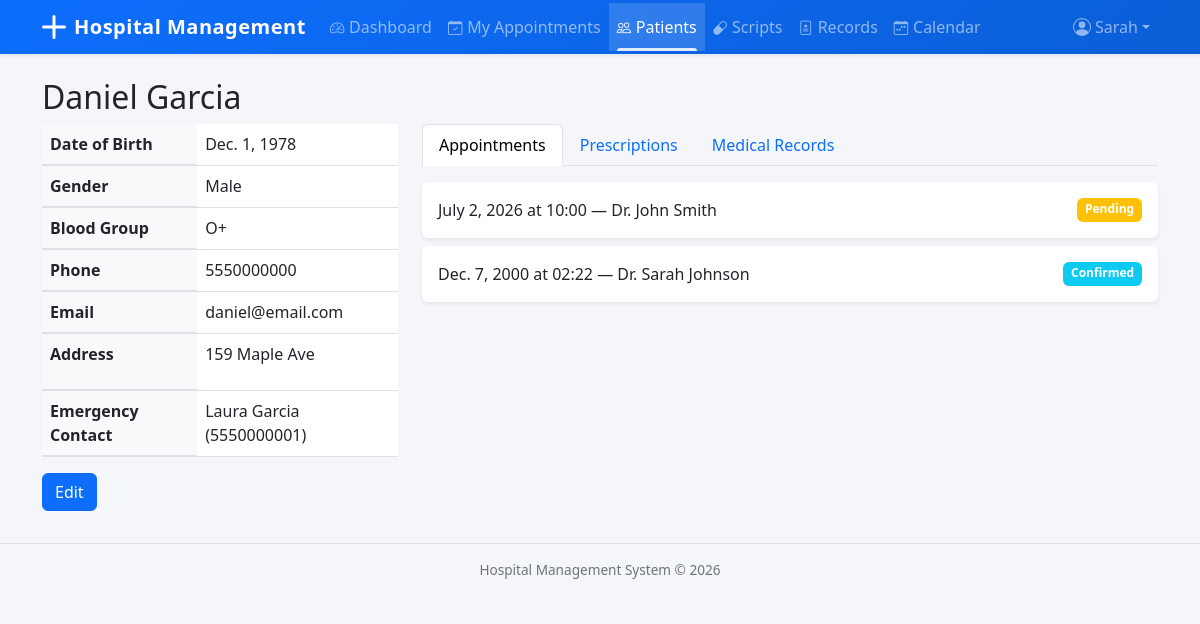
The app's page /patients/10/ (signed in) with its own data.
### accounts/models.py (models this page shows, shortened)
class User(AbstractUser):
    class Role(models.TextChoices):
        ADMIN = 'Admin', 'Admin'
        DOCTOR = 'Doctor', 'Doctor'
        RECEPTIONIST = 'Receptionist', 'Receptionist'
    role = models.CharField(max_length=20, choices=Role.choices, default=Role.RECEPTIONIST)
    phone_number = models.CharField(max_length=15, blank=True)

### patients/models.py (models this page shows)
class Patient(models.Model):
    class Gender(models.TextChoices):
        MALE = 'Male', 'Male'
        FEMALE = 'Female', 'Female'
        OTHER = 'Other', 'Other'
    class BloodGroup(models.TextChoices):
        A_POS = 'A+', 'A+'
        A_NEG = 'A-', 'A-'
        B_POS = 'B+', 'B+'
        B_NEG = 'B-', 'B-'
        AB_POS = 'AB+', 'AB+'
        AB_NEG = 'AB-', 'AB-'
        O_POS = 'O+', 'O+'
        O_NEG = 'O-', 'O-'
    first_name = models.CharField(max_length=50)
    last_name = models.CharField(max_length=50)
    date_of_birth = models.DateField()
    gender = models.CharField(max_length=10, choices=Gender.choices)
    blood_group = models.CharField(max_length=5, choices=BloodGroup.choices, blank=True)
    phone_number = models.CharField(max_length=15)
    email = models.EmailField(blank=True)
    address = models.TextField(blank=True)
    emergency_contact_name = models.CharField(max_length=100, blank=True)
    emergency_contact_phone = models.CharField(max_length=15, blank=True)
    registered_date = models.DateTimeField(auto_now_add=True)
    class Meta:
        ordering = ['first_name', 'last_name']
    def __str__(self):
        return f"{self.first_name} {self.last_name}"

### appointments/models.py (models this page shows, shortened)
class Appointment(models.Model):
    class Status(models.TextChoices):
        PENDING = 'Pending', 'Pending'
        CONFIRMED = 'Confirmed', 'Confirmed'
        COMPLETED = 'Completed', 'Completed'
        CANCELLED = 'Cancelled', 'Cancelled'
    patient = models.ForeignKey(
        'patients.Patient', on_delete=models.CASCADE, related_name='appointments'
    )
    doctor = models.ForeignKey(
        'doctors.Doctor', on_delete=models.SET_NULL, null=True, related_name='appointments'
    )
    department = models.ForeignKey(
        'departments.Department', on_delete=models.SET_NULL, null=True
    )
    appointment_date = models.DateField()
    appointment_time = models.TimeField()
    status = models.CharField(max_length=20, choices=Status.choices, default=Status.PENDING)
    reason_for_visit = models.TextField(blank=True)
    notes = models.TextField(blank=True)
    created_at = models.DateTimeField(auto_now_add=True)
    class Meta:
        ordering = ['-appointment_date', '-appointment_time']

### doctors/models.py (models this page shows)
class Doctor(models.Model):
    user = models.OneToOneField(settings.AUTH_USER_MODEL, on_delete=models.CASCADE)
    department = models.ForeignKey(
        'departments.Department', on_delete=models.SET_NULL,
        null=True, blank=True, related_name='doctors'
    )
    specialization = models.CharField(max_length=100)
    qualification = models.CharField(max_length=200)
    experience_years = models.PositiveIntegerField(default=0)
    consultation_fee = models.DecimalField(max_digits=10, decimal_places=2, default=0)
    available_days = models.CharField(
        max_length=100,
        help_text="Comma-separated days (e.g., Monday,Tuesday,Wednesday)"
    )
    available_time_start = models.TimeField(null=True, blank=True)
    available_time_end = models.TimeField(null=True, blank=True)
    is_active = models.BooleanField(default=True)
    class Meta:
        ordering = ['id']
    def __str__(self):
        return f"Dr. {self.user.get_full_name() or self.user.username}"

### patients/views.py (the view)
# urls.py: path('<int:pk>/', views.PatientDetailView.as_view(), name='patient_detail'),
class PatientDetailView(LoginRequiredMixin, DetailView):
    model = Patient
    template_name = 'patients/patient_detail.html'
    context_object_name = 'patient'
    def get_context_data(self, **kwargs):
        context = super().get_context_data(**kwargs)
        patient = self.get_object()
        context['appointments'] = Appointment.objects.filter(patient=patient)
        context['prescriptions'] = Prescription.objects.filter(patient=patient)
        context['medical_records'] = MedicalRecord.objects.filter(patient=patient)
        return context

### templates/patients/patient_detail.html (shortened to what this page needs)
{% extends 'base.html' %}
{% block content %}
<h2>{{ patient.first_name }} {{ patient.last_name }}</h2>
<div class="row">
    <div class="col-md-4">
        <table class="table">
            <tr><th>Date of Birth</th><td>{{ patient.date_of_birth }}</td></tr>
            <tr><th>Gender</th><td>{{ patient.gender }}</td></tr>
            <tr><th>Blood Group</th><td>{{ patient.blood_group|default:"—" }}</td></tr>
            <tr><th>Phone</th><td>{{ patient.phone_number }}</td></tr>
            <tr><th>Email</th><td>{{ patient.email|default:"—" }}</td></tr>
            <tr><th>Address</th><td>{{ patient.address|default:"—"|linebreaks }}</td></tr>
            <tr><th>Emergency Contact</th><td>{{ patient.emergency_contact_name|default:"—" }} ({{ patient.emergency_contact_phone|default:"—" }})</td></tr>
        </table>
        <a href="{% url 'patient_update' patient.pk %}" class="btn btn-primary">Edit</a>
    </div>
    <div class="col-md-8">
        <ul class="nav nav-tabs" id="patientTabs">
            <li class="nav-item"><a class="nav-link active" href="#appointments" data-bs-toggle="tab">Appointments</a></li>
            <li class="nav-item"><a class="nav-link" href="#prescriptions" data-bs-toggle="tab">Prescriptions</a></li>
            <li class="nav-item"><a class="nav-link" href="#records" data-bs-toggle="tab">Medical Records</a></li>
        </ul>
        <div class="tab-content mt-3">
            <div class="tab-pane active" id="appointments">
                {% for apt in appointments %}
                <div class="card mb-2">
                    <div class="card-body d-flex justify-content-between">
                        <span>{{ apt.appointment_date }} at {{ apt.appointment_time|time:"H:i" }} — {{ apt.doctor }}</span>
                        <span class="badge bg-{% if apt.status == 'Completed' %}success{% elif apt.status == 'Cancelled' %}danger{% elif apt.status == 'Confirmed' %}info{% else %}warning{% endif %}">{{ apt.status }}</span>
                    </div>
                </div>
                {% empty %}
                <p class="text-muted">No appointments.</p>
                {% endfor %}
            </div>
        </div>
    </div>
</div>
{% endblock %}

### templates/base.html (shortened to what this page needs)
<!DOCTYPE html>
<html lang="en">
<head>
    <link href="https://cdn.jsdelivr.net/npm/bootstrap@5.3.0/dist/css/bootstrap.min.css" rel="stylesheet">
    <link rel="stylesheet" href="https://cdn.jsdelivr.net/npm/bootstrap-icons@1.11.3/font/bootstrap-icons.min.css">
</head>
<body>
    <nav class="navbar navbar-expand-lg navbar-dark bg-primary shadow-sm">
        <div class="container">
            <a class="navbar-brand d-flex align-items-center" href="{% url 'dashboard_redirect' %}">
                <svg xmlns="http://www.w3.org/2000/svg" width="24" height="24" fill="currentColor" class="me-2" viewBox="0 0 16 16">
                    <path d="M8 0a1 1 0 0 1 1 1v6h6a1 1 0 1 1 0 2H9v6a1 1 0 1 1-2 0V9H1a1 1 0 0 1 0-2h6V1a1 1 0 0 1 1-1z"/>
                </svg>
                <span class="d-none d-sm-inline">Hospital Management</span><span class="d-sm-none">HMS</span>
            </a>
            <div class="collapse navbar-collapse" id="navbarNav">
                {% if user.is_authenticated %}
                <ul class="navbar-nav me-auto">
                    {% if user.role == 'Admin' %}
                    <li class="nav-item"><a class="nav-link{% if request.resolver_match.url_name == 'admin_dashboard' %} active{% endif %}" href="{% url 'admin_dashboard' %}"><i class="bi bi-speedometer2 nav-icon"></i>Dashboard</a></li>
                    <li class="nav-item"><a class="nav-link{% if request.resolver_match.url_name == 'department_list' %} active{% endif %}" href="{% url 'department_list' %}"><i class="bi bi-building nav-icon"></i>Departments</a></li>
                    <li class="nav-item"><a class="nav-link{% if 'doctor' in request.resolver_match.url_name %} active{% endif %}" href="{% url 'doctor_list' %}"><i class="bi bi-person-badge nav-icon"></i>Doctors</a></li>
                    <li class="nav-item"><a class="nav-link{% if 'patient' in request.resolver_match.url_name %} active{% endif %}" href="{% url 'patient_list' %}"><i class="bi bi-people nav-icon"></i>Patients</a></li>
                    <li class="nav-item"><a class="nav-link{% if 'appointment' in request.resolver_match.url_name %} active{% endif %}" href="{% url 'appointment_list' %}"><i class="bi bi-calendar-check nav-icon"></i>Appointments</a></li>
                    <li class="nav-item"><a class="nav-link{% if 'prescription' in request.resolver_match.url_name %} active{% endif %}" href="{% url 'prescription_list' %}"><i class="bi bi-capsule nav-icon"></i>Prescriptions</a></li>
                    <li class="nav-item"><a class="nav-link{% if 'record' in request.resolver_match.url_name %} active{% endif %}" href="{% url 'medical_record_list' %}"><i class="bi bi-file-medical nav-icon"></i>Records</a></li>
                    <li class="nav-item"><a class="nav-link{% if 'report' in request.resolver_match.url_name %} active{% endif %}" href="{% url 'patient_report' %}"><i class="bi bi-graph-up nav-icon"></i>Reports</a></li>
                    <li class="nav-item"><a class="nav-link{% if 'calendar' in request.resolver_match.url_name %} active{% endif %}" href="{% url 'doctor_calendar' %}"><i class="bi bi-calendar-week nav-icon"></i>Calendar</a></li>
                    {% elif user.role == 'Doctor' %}
                    <li class="nav-item"><a class="nav-link{% if request.resolver_match.url_name == 'doctor_dashboard' %} active{% endif %}" href="{% url 'doctor_dashboard' %}"><i class="bi bi-speedometer2 nav-icon"></i>Dashboard</a></li>
                    <li class="nav-item"><a class="nav-link" href="{% url 'doctor_appointments' %}"><i class="bi bi-calendar-check nav-icon"></i>My Appointments</a></li>
                    <li class="nav-item"><a class="nav-link{% if 'patient' in request.resolver_match.url_name %} active{% endif %}" href="{% url 'patient_list' %}"><i class="bi bi-people nav-icon"></i>Patients</a></li>
                    <li class="nav-item"><a class="nav-link{% if request.resolver_match.url_name == 'doctor_prescriptions' %} active{% endif %}" href="{% url 'doctor_prescriptions' %}"><i class="bi bi-capsule nav-icon"></i>Scripts</a></li>
                    <li class="nav-item"><a class="nav-link" href="{% url 'doctor_medical_records' %}"><i class="bi bi-file-medical nav-icon"></i>Records</a></li>
                    <li class="nav-item"><a class="nav-link{% if 'calendar' in request.resolver_match.url_name %} active{% endif %}" href="{% url 'doctor_calendar' %}"><i class="bi bi-calendar-week nav-icon"></i>Calendar</a></li>
                    {% endif %}
                </ul>
                <ul class="navbar-nav">
                    <li class="nav-item dropdown">
                        <a class="nav-link dropdown-toggle d-flex align-items-center" href="#" role="button" data-bs-toggle="dropdown">
                            <span class="d-none d-md-inline">{{ user.get_short_name|default:user.username }}</span>
                        </a>
                    </li>
                </ul>
                {% endif %}
            </div>
        </div>
    </nav>
    <div class="container mt-4">
        {% block content %}{% endblock %}
    </div>
    <footer class="footer text-center">
        <div class="container">
            Hospital Management System &copy; {% now "Y" %}
        </div>
    </footer>
</body>
</html>

### templates/base.html (style rules this page uses)
body { background-color: #f4f6f9; }
.navbar { padding-top: 0; padding-bottom: 0; background: linear-gradient(135deg, #0d6efd 0%, #0b5ed7 100%); }
.navbar-brand { font-weight: 700; letter-spacing: 0.5px; padding-top: 0.75rem; padding-bottom: 0.75rem; }
.navbar .nav-link { padding-top: 0.75rem; padding-bottom: 0.75rem; position: relative; transition: background-color 0.15s; }
.navbar .nav-link.active { background-color: rgba(255,255,255,0.15); }
.navbar .nav-link.active::after { content: ''; position: absolute; bottom: 0; left: 0.5rem; right: 0.5rem; height: 3px; background: rgba(255,255,255,0.85); border-radius: 3px 3px 0 0; }
.card { border: none; box-shadow: 0 0.125rem 0.25rem rgba(0,0,0,0.075); transition: box-shadow 0.2s; }
.table th { background-color: #f8f9fa; border-bottom-width: 2px; }
.footer { font-size: 0.85rem; color: #6c757d; border-top: 1px solid #dee2e6; padding: 1rem 0; margin-top: 2rem; }
.nav-icon { margin-right: 0.3rem; font-size: 0.9rem; }

### records on screen
User: get_short_name "Sarah"
Patient: first_name "Daniel", last_name "Garcia", date_of_birth "Dec. 1, 1978", gender "Male", blood_group "O+", phone_number "5550000000", email "daniel@email.com", address "159 Maple Ave", emergency_contact_name "Laura Garcia", emergency_contact_phone "5550000001"
Appointment: appointment_date "July 2, 2026", appointment_time "10:00", doctor "Dr. John Smith", status "Pending"
Appointment: appointment_date "Dec. 7, 2000", appointment_time "02:22", doctor "Dr. Sarah Johnson", status "Confirmed"
